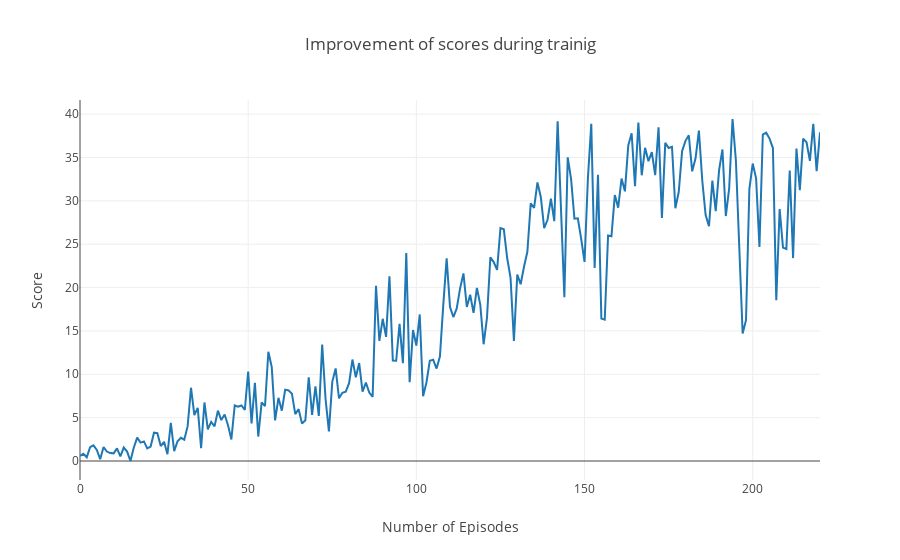

Here is the notebook cell this chart was saved with:
### Code cell
data = [go.Scatter(x=np.arange(len(scores)), y=scores)]
layout = dict(
    title = 'Improvement of scores during trainig',
    xaxis = dict(title = 'Number of Episodes'),
    yaxis = dict(title = 'Score'),
)

fig = dict(data=data, layout=layout)
iplot(fig)

### Figure 1 — Plotly figure (JSON) as saved in the notebook; plotly's stock layout.template omitted (floating-point values rounded to 4 significant figures; data arrays with more than 128 entries replaced by an {"elided": "..."} marker saying what was removed)
{"data": [{"type": "scatter", "x": {"elided": "221 int values"}, "y": {"elided": "221 float values"}}], "layout": {"title": "Improvement of scores during trainig", "xaxis": {"title": "Number of Episodes"}, "yaxis": {"title": "Score"}}}
